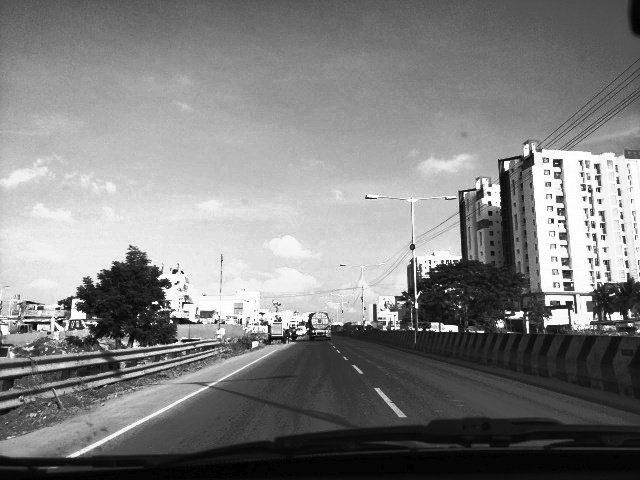
#> input picture dataset/hist1.jpg, 640 x 480 px, given in place of dl1.jpg, which was not available
$ jupyter execute test.ipynb   (older library calls are emulated)   (text cells are left out)
#> lines starting #> are read from the running program, lines starting #| are printed output that depends on the picture; after the words box and inside, x2 and y2 are one past the last pixel; in counts of white or black regions, pixels touching at a corner belong together; pictures that were not available may be replaced by others from this repository, and a replacement may not be noted
[cell 1]
import cv2
import numpy as np
from matplotlib import pyplot as plt
import matplotlib.image as mpimg

[cell 2]
img = cv2.imread('../dataset/dl1.jpg')
#> img is the input picture: shape (480, 640, 3); min 0, max 255, mean 128.1
cv2.imshow('img', img)
kernel = np.ones((5,5),np.float32)/25
blur = cv2.blur(img,(5,5))
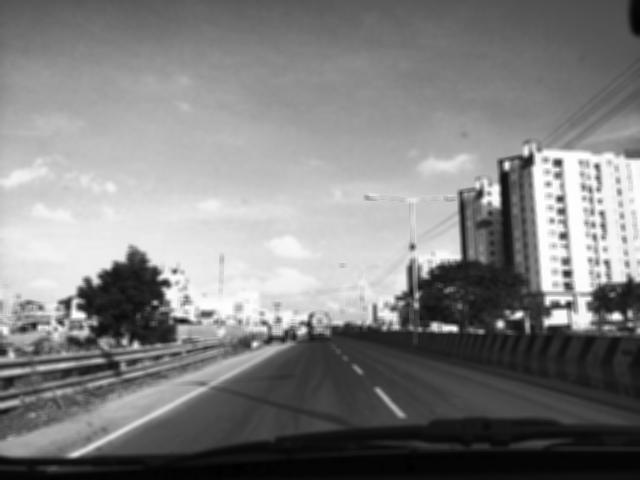
#> blur: shape (480, 640, 3); min 0, max 254, mean 128.1


#cv2.imshow('fil', dst)

[cell 3]
#TEST----------------------
cap = cv2.VideoCapture('../dataset/day-lane.mp4')

while(cap.isOpened()):

    # Take each frame
    ret, frame = cap.read()

    # Convert BGR to HSV
    hsv = cv2.cvtColor(frame, cv2.COLOR_BGR2HSV)
#> hsv: shape (480, 640, 3); mean H, S, V 0, 0, 128.1

    # define range of white color in HSV
    lower_white = np.array([0,0,100])
    upper_white = np.array([0,0,255])

    # Threshold the HSV image to get only white colors
    mask = cv2.inRange(hsv, lower_white, upper_white)
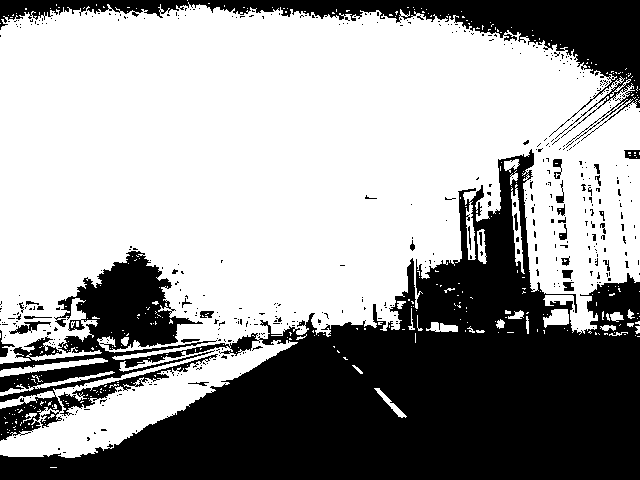
#> mask: shape (480, 640); 61.4% white; 462 black regions (430 under 20 px), largest, box (x1, y1, x2, y2) and area: (0, 149, 640, 480) 97960, (0, 0, 640, 145) 16088, (58, 354, 218, 416) 1283

    # Bitwise-AND mask and original image
    res = cv2.bitwise_and(frame,frame, mask= mask)
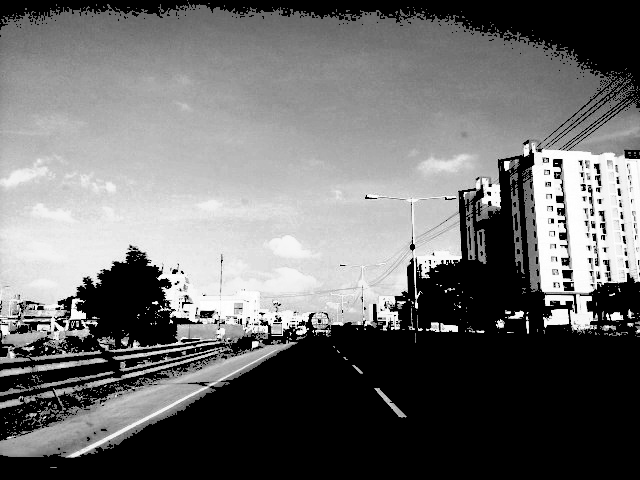
#> res: shape (480, 640, 3); min 0, max 255, mean 109.2
    cv2.imshow('hsv',hsv)
    cv2.imshow('mask',mask)
    cv2.imshow('res',res)
    #cv2.imshow('res',res)
    k = cv2.waitKey(5) & 0xFF
#> (key q is pressed here)
    if k == ord('q'):
        break

cap.release()
cv2.destroyAllWindows()

[cell 4]
cap = cv2.VideoCapture('../dataset/day-lane.mp4')
i = 0
while(cap.isOpened()):

    # Take each frame
    ret, frame = cap.read()

    cv2.namedWindow('image', cv2.WINDOW_NORMAL)
    cv2.imshow('image',frame)
    #cv2.imshow('res',res)
    k = cv2.waitKey(25) & 0xFF
#> (key q is pressed here)
    if k == ord('q'):
        break
    elif k == ord('s'):
        file = '../dataset/dl'+str(i)+'.png'
        cv2.imwrite(file, frame)
        i += 1

cap.release()
cv2.destroyAllWindows()

[cell 5]
img = cv2.imread('../dataset/canny1.png', cv2.IMREAD_GRAYSCALE)
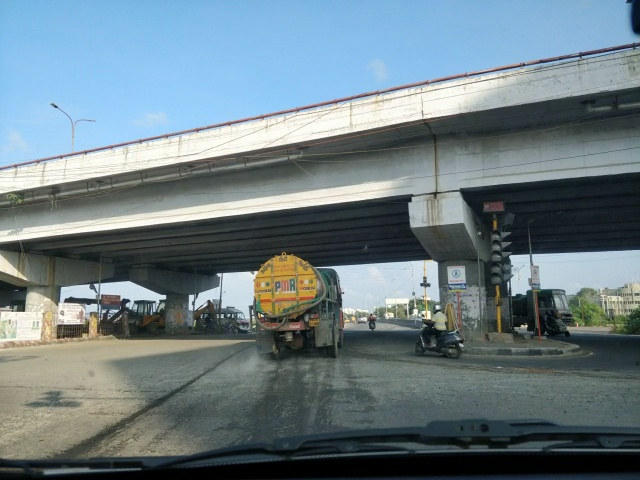
#> input picture dataset/ld.jpg, 640 x 480 px, given in place of canny1.png, which was not available
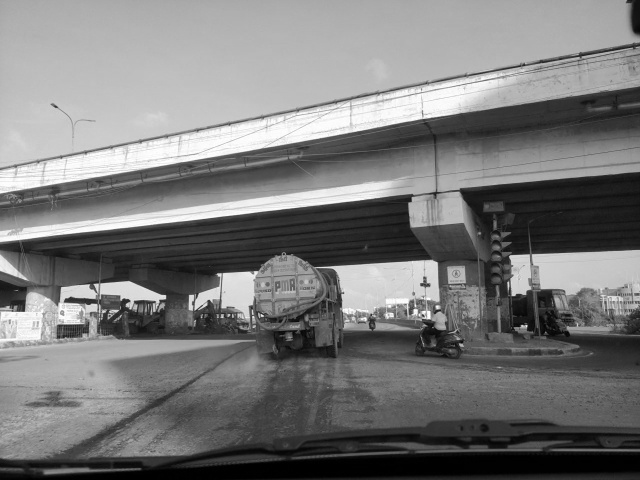
#> img: shape (480, 640); min 0, max 255, mean 121
sobelx = cv2.Sobel(img, cv2.CV_64F, 1, 0, ksize = 5)
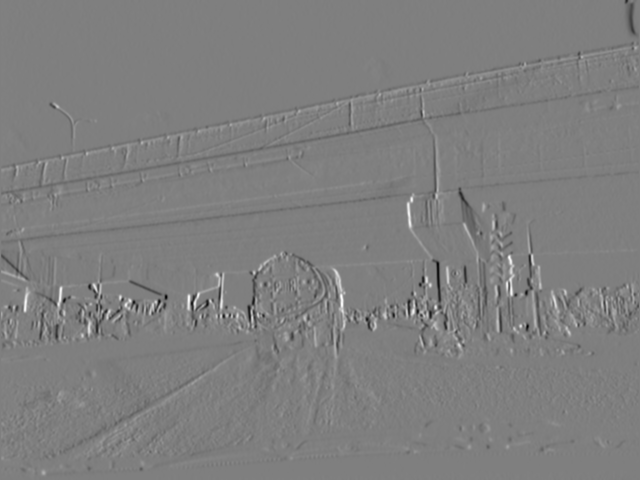
#> sobelx: shape (480, 640) float64; min -7882, max 7893, mean -16.1; drawn with min black and max white
laplacian = cv2.Laplacian(img,cv2.CV_64F)
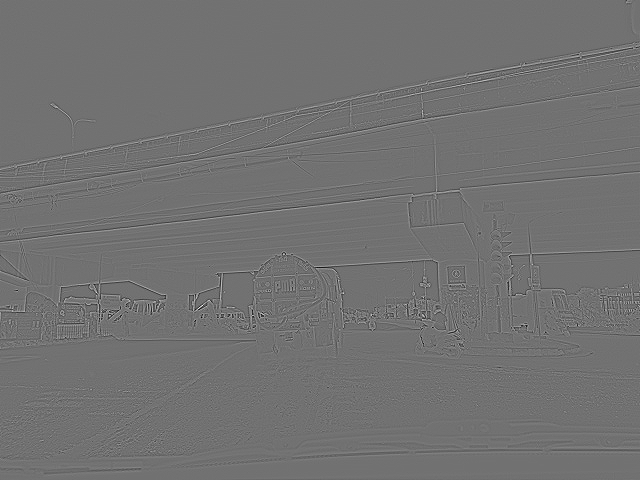
#> laplacian: shape (480, 640) float64; min -348, max 432, mean 0; drawn with min black and max white

plt.subplot(2,2,1),plt.imshow(img,cmap = 'gray')
plt.title('Original'), plt.xticks([]), plt.yticks([])

plt.subplot(2, 2, 2), plt.imshow(sobelx, cmap = 'gray')
plt.title('Sobel X'), plt.xticks([]), plt.yticks([])

plt.subplot(2,2,3),plt.imshow(laplacian,cmap = 'gray')
plt.title('Laplacian'), plt.xticks([]), plt.yticks([])

plt.show()
